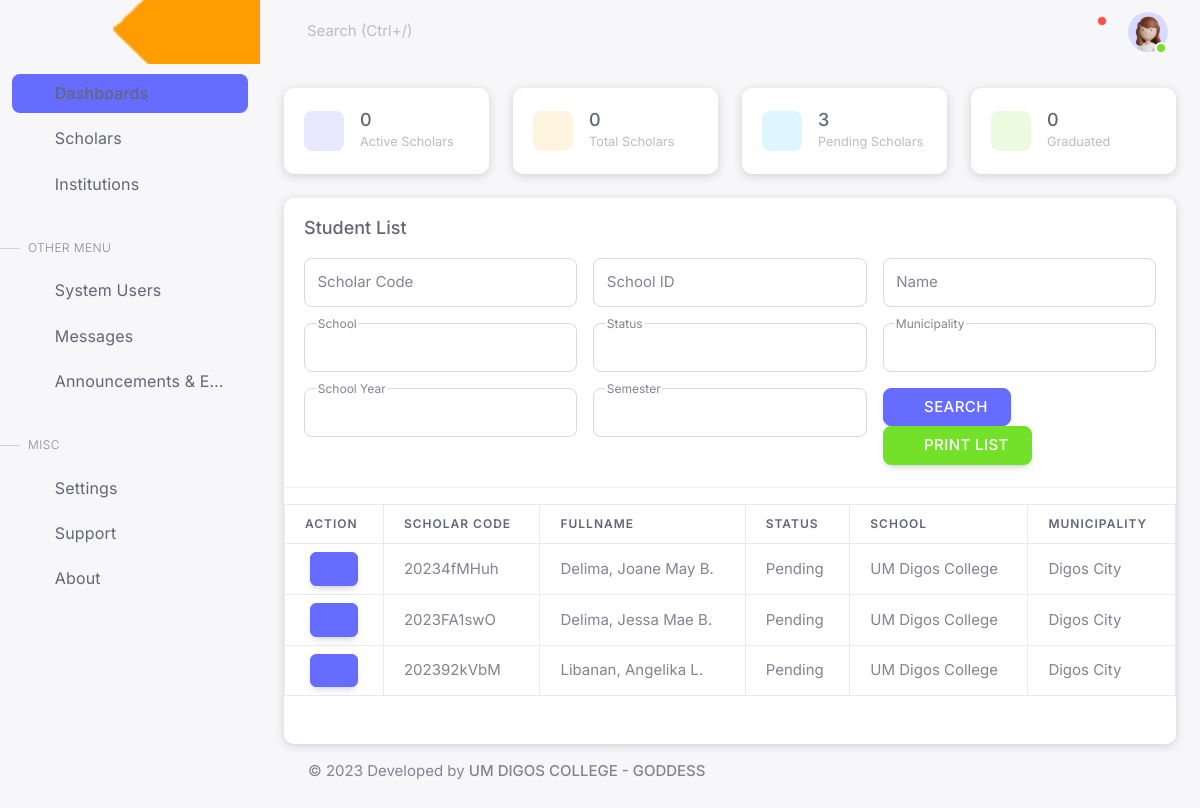
The page /accounts/dev_ops/scholarInformation.php (signed in) on the database as committed earlier.
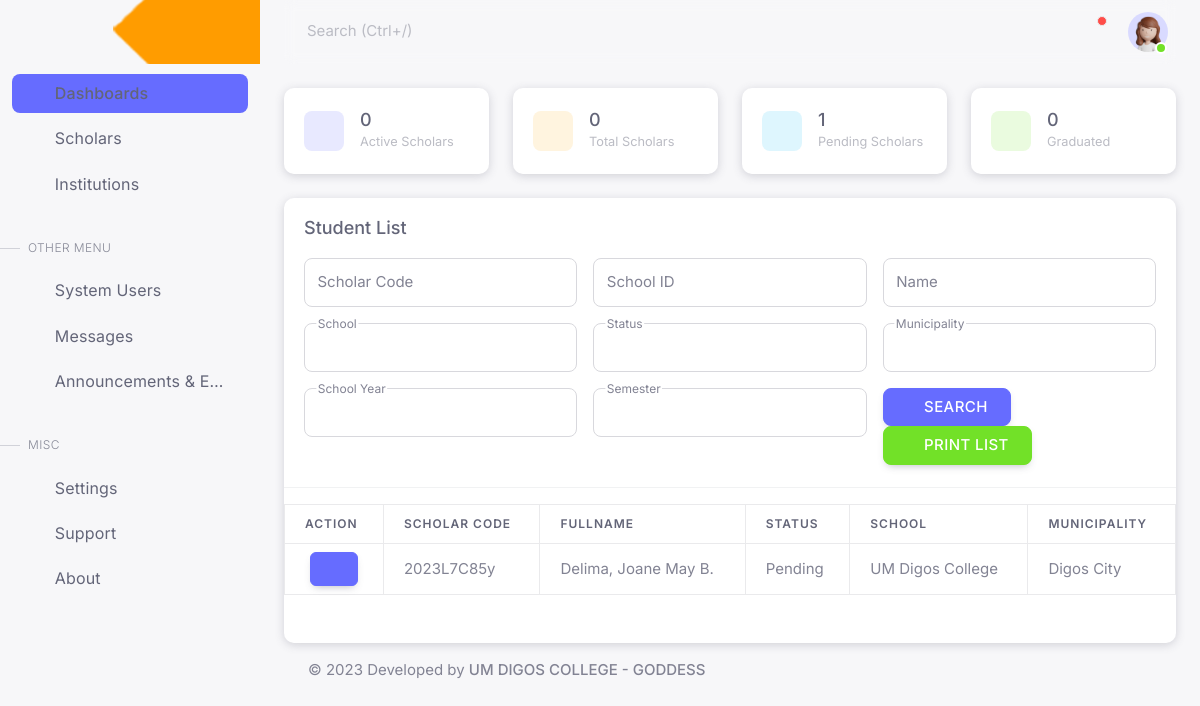
The same page on the database as committed later.
### tables this page shows
CREATE TABLE `prow_scholar` (
  `prow_scholar_id` int(11) NOT NULL,
  `prow_scholar_code` varchar(50) NOT NULL,
  `prow_scholar_school_id` varchar(50) NOT NULL,
  `prow_scholar_img` text NOT NULL,
  `prow_scholar_lastname` varchar(50) NOT NULL,
  `prow_scholar_firstname` varchar(50) NOT NULL,
  `prow_scholar_middlename` varchar(50) NOT NULL,
  `prow_scholar_suffix` varchar(25) NOT NULL,
  `prow_scholar_gender` varchar(10) NOT NULL,
  `prow_scholar_cs` varchar(10) NOT NULL,
  `prow_scholar_birthday` date NOT NULL,
  `prow_scholar_birthplace` varchar(50) NOT NULL,
  `prow_scholar_con` varchar(11) NOT NULL,
  `prow_scholar_email` varchar(50) NOT NULL,
  `prow_scholar_acct_status` int(11) NOT NULL DEFAULT 2,
  `prow_account_type` int(11) NOT NULL DEFAULT 1,
  `prow_initial_approve` int(11) NOT NULL,
  `prow_initial_updated` datetime NOT NULL DEFAULT current_timestamp(),
  `prow_scholar_filled_up` int(11) NOT NULL DEFAULT 0,
  `prow_scholar_created` datetime NOT NULL,
  `prow_scholar_updated` datetime NOT NULL
);

CREATE TABLE `prow_scholar_app_logs` (
  `prow_scholar_app_logs_id` int(11) NOT NULL,
  `prow_scholar_code` varchar(50) NOT NULL,
  `prow_app_log_code` varchar(11) NOT NULL,
  `prow_app_log_status` int(1) NOT NULL,
  `prow_hei` varchar(255) NOT NULL,
  `prow_course` varchar(255) NOT NULL,
  `prow_yr_lvl` int(11) NOT NULL,
  `prow_sy` varchar(50) NOT NULL,
  `prow_sem` varchar(50) NOT NULL,
  `prow_app_logs_created` datetime NOT NULL
);

CREATE TABLE `prow_hei` (
  `prow_hei_id` int(11) NOT NULL,
  `prow_hei_code` varchar(50) NOT NULL,
  `prow_hei_name` varchar(50) NOT NULL,
  `prow_hei_logo` text NOT NULL,
  `prow_hei_cover_photo` text NOT NULL,
  `prow_hei_contact_person` varchar(50) NOT NULL,
  `prow_hei_contact` varchar(50) NOT NULL,
  `prow_hei_email` varchar(50) NOT NULL,
  `prow_hei_street` varchar(50) NOT NULL,
  `prow_hei_barangay` varchar(50) NOT NULL,
  `prow_hei_municipality` varchar(50) NOT NULL,
  `prow_hei_province` varchar(50) NOT NULL,
  `prow_hei_zip` varchar(50) NOT NULL,
  `prow_hei_lat` double NOT NULL,
  `prow_hei_long` double NOT NULL,
  `prow_hei_acct_status` int(11) NOT NULL DEFAULT 1,
  `prow_hei_created` datetime NOT NULL,
  `prow_hei_updated` datetime NOT NULL
);

CREATE TABLE `prow_scholar_address` (
  `prow_address_id` int(11) NOT NULL,
  `prow_scholar_code` varchar(50) NOT NULL,
  `prow_address_description` varchar(50) NOT NULL,
  `prow_address_brgy` varchar(50) NOT NULL,
  `prow_address_municipality` varchar(50) NOT NULL,
  `prow_address_province` varchar(50) NOT NULL,
  `prow_address_zipcode` int(11) NOT NULL,
  `prow_address_long` varchar(100) NOT NULL,
  `prow_address_lat` varchar(100) NOT NULL,
  `prow_address_created` datetime NOT NULL,
  `prow_address_updated` datetime NOT NULL
);

### config/conn.php (called while the page is built, shortened)
<?php
	function PWD(){
		include 'conf.php';
		$options = [
			PDO::ATTR_PERSISTENT => true
		];
		$dbConnection = new PDO('mysql:dbname='.$dbname.';host='.$servername.';charset=utf8mb4', $username, $password, $options);
		$dbConnection->setAttribute(PDO::ATTR_EMULATE_PREPARES, false);
		$dbConnection->setAttribute(PDO::ATTR_ERRMODE, PDO::ERRMODE_EXCEPTION);
		return $dbConnection;
	}
?>

### accounts/dev_ops/scholarInformation.paginate.php (called while the page is built, shortened)
<?php
    $page_rows = 15;
    $pagenum = 1;
    $limit = 'LIMIT ' .($pagenum - 1) * $page_rows .',' .$page_rows;
    $paginate=PWD()->prepare("SELECT * FROM
                                    prow_scholar
                                    Order By
                                    prow_scholar_lastname
                                    $limit");
    $paginate->execute();
?>

### config/me.methods.php (called while the page is built, shortened)
<?php
    function my_rand_str( $length ) {
        $chars = "abcdefghijklmnopqrstuvwxyzABCDEFGHIJKLMNOPQRSTUVWXYZ";
        $str="";
        $size = strlen( $chars );
        for( $i = 0; $i < $length; $i++ ) {
            $str .= $chars[ rand( 0, $size - 1 ) ];
        }
        return $str;
    }
?>

### config/scholar.methods.php (called while the page is built, shortened)
<?php
    function getFullname($profileCode){
        $statement=PWD()->prepare("SELECT
                                        prow_scholar_lastname,
                                        prow_scholar_firstname,
                                        prow_scholar_middlename,
                                        prow_scholar_suffix
                                        From
                                        prow_scholar
                                        Where
                                        prow_scholar_code = :prow_scholar_code");
        $statement->execute([
            'prow_scholar_code' => $profileCode
        ]);
        $res=$statement->fetch(PDO::FETCH_ASSOC);
        if (is_array($res)) {
            $middleInitial = substr($res['prow_scholar_middlename'], 0, 1);
            if (empty($res['prow_scholar_middlename']) && empty($res['prow_scholar_suffix'])) {
                $result = $res['prow_scholar_lastname'] . ", " . $res['prow_scholar_firstname'];
            } else if (empty($res['prow_scholar_middlename'])) {
                $result = $res['prow_scholar_lastname'] . ", " . $res['prow_scholar_firstname'] . " " . $res['prow_scholar_suffix'];
            } else if (empty($res['prow_scholar_suffix'])) {
                $result = $res['prow_scholar_lastname'] . ", " . $res['prow_scholar_firstname'] . " " . $middleInitial . ". ";
            } else {
                $result = $res['prow_scholar_lastname'] . ", " . $res['prow_scholar_firstname'] . " " . $middleInitial . ". " . $res['prow_scholar_suffix'];
            }
            return $result;
        } else {
            return null;
        }
    }
     function getScholarStatus($acct_status){
        if ($acct_status==1){
            $status = "Approved";
        }else if ($acct_status==2){
            $status = "Pending";
        }else{
            $status = "For Reapplication";
        }
        return $status;
    }
?>

### config/hei.methods.php (called while the page is built, shortened)
<?php
    function getSchoolName($heiID){
        $statement=PWD()->prepare("SELECT
                                    prow_hei_name
                                    From
                                    prow_hei
                                    Where
                                    prow_hei_id = :prow_hei_id");
        $statement->execute([
            'prow_hei_id' => $heiID
        ]);
        $res=$statement->fetch(PDO::FETCH_ASSOC);
        if (empty($res['prow_hei_name'])) {
            return "";
        } else {
            return $res['prow_hei_name'];
        }
    }
    function getScholarSchool($profileCode){
        $statement=PWD()->prepare("SELECT
                                        *
                                        From
                                        prow_scholar_app_logs
                                        Where
                                        prow_scholar_code = :prow_scholar_code");
        $statement->execute([
            'prow_scholar_code' => $profileCode
        ]);
        $res=$statement->fetch(PDO::FETCH_ASSOC);
        if (empty($res['prow_hei'])) {
            return "Not yet enrolled";
        } else {
            return getSchoolName($res['prow_hei']);
        }
    }
?>

### config/municipality.methods.php (called while the page is built, shortened)
<?php
    function getScholarMuni($profileCode){
        $statement=PWD()->prepare("SELECT
                                        *
                                        From
                                        prow_scholar_address
                                        Where
                                        prow_scholar_code = :prow_scholar_code");
        $statement->execute([
            'prow_scholar_code' => $profileCode
        ]);
        $res=$statement->fetch(PDO::FETCH_ASSOC);
        return $res['prow_address_municipality'];
    }
?>

### accounts/dev_ops/scholarInformation.php (the view, shortened to what the rows shown need)
<?php
    include 'scholarInformation.paginate.php';
    include "_head.php";
?>
<body>
    <div class="layout-wrapper layout-content-navbar">
        <div class="layout-container">
            <div class="layout-page">
                <div class="container-xxl flex-grow-1 container-p-y">
                    <div class="card">
                        <div class="card-datatable table-responsive">
                            <table class="table table-bordered">
                                <thead>
                                    <tr>
                                        <th>Action</th>
                                        <th>Scholar Code</th>
                                        <th>Fullname</th>
                                        <th>Status</th>
                                        <th>School</th>
                                        <th>Municipality</th>
                                    </tr>
                                </thead>
                                <tbody>
                                    <?php
                                        while ($scholar=$paginate->fetch(PDO::FETCH_ASSOC)) {
                                    ?>
                                    <tr>
                                        <td class="text-center p-2">
                                            <a href="scholar_profile?rand=<?= my_rand_str(100) ?>&scholarCode=<?= $scholar['prow_scholar_code'] ?>" target="_NEW">
                                                <button
                                                type="button"
                                                class="btn btn-primary btn-sm">
                                                <i class="ti-user mdi mdi-account-eye"></i>
                                                </button>
                                            </a>
                                        </td>
                                        <td><?= $scholar['prow_scholar_code'] ?></td>
                                        <td><?= getFullname($scholar['prow_scholar_code'])  ?></td>
                                        <td><?= getScholarStatus($scholar['prow_scholar_acct_status'])?></td>
                                        <td><?= getScholarSchool($scholar['prow_scholar_code'])  ?></td>
                                        <td><?= getScholarMuni($scholar['prow_scholar_code'])  ?></td>
                                    </tr>
                                    <?php } ?>
                                </tbody>
                            </table>
                        </div>
                    </div>
                </div>
            </div>
        </div>
    </div>
</body>
</html>

Rows that differ between the two databases and show on the page:
removed prow_scholar: prow_scholar_code "20234fMHuh", getFullname($scholar['prow_scholar_code']) "Delima, Joane May B.", prow_scholar_acct_status "Pending", prow_scholar_code.prow_hei_name "UM Digos College", prow_scholar_code.prow_address_municipality "Digos City"
removed prow_scholar: prow_scholar_code "2023FA1swO", getFullname($scholar['prow_scholar_code']) "Delima, Jessa Mae B.", prow_scholar_acct_status "Pending", prow_scholar_code.prow_hei_name "UM Digos College", prow_scholar_code.prow_address_municipality "Digos City"
removed prow_scholar: prow_scholar_code "202392kVbM", getFullname($scholar['prow_scholar_code']) "Libanan, Angelika L.", prow_scholar_acct_status "Pending", prow_scholar_code.prow_hei_name "UM Digos College", prow_scholar_code.prow_address_municipality "Digos City"
added prow_scholar: prow_scholar_code "2023L7C85y", getFullname($scholar['prow_scholar_code']) "Delima, Joane May B.", prow_scholar_acct_status "Pending", prow_scholar_code.prow_hei_name "UM Digos College", prow_scholar_code.prow_address_municipality "Digos City"
Other text that changed with them:
countScholarPending(""): "3" → "1"
